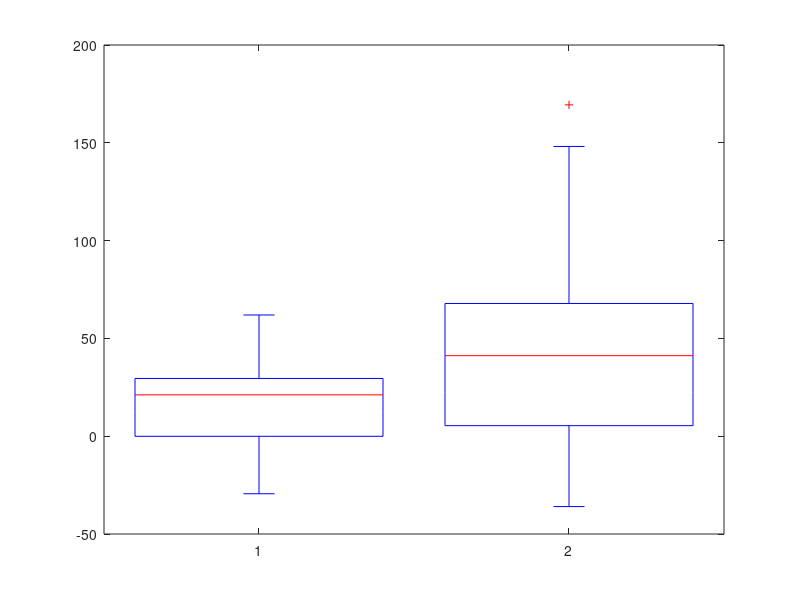

Reproduce this figure in MATLAB. (Note: this script raises an error after producing the figure.)
%% figure 3D

load('LFP_headmovements')

% subtract baselines
LFP_std = LFP_headmovements.std - LFP_headmovements.std_baseline;
LFP_dev = LFP_headmovements.dev - LFP_headmovements.dev_baseline;
LFP_mov = LFP_headmovements.mov - LFP_headmovements.mov_baseline;

% plot the standard and deviant relative to movement
figure
boxplot([LFP_std'-LFP_mov',LFP_dev'-LFP_mov'])
hold on
swarmchart(ones(length(LFP_mov),1), LFP_std-LFP_mov, 'blue', 'filled', 'XJitterWidth',0.2, 'MarkerFaceAlpha',0.4)
swarmchart(2*ones(length(LFP_mov),1), LFP_dev-LFP_mov, 'red', 'filled', 'XJitterWidth',0.2, 'MarkerFaceAlpha',0.4)
yline(0,'--')
title(append('Vis response-movement response, N=', string(length(LFP_mov))), 'Interpreter','none')
xticklabels({'Standard', 'Deviant'})

% calculate p-values, same as paired ttest(LFP_dev,LFP_mov)
[~,p_dev] = ttest(LFP_dev-LFP_mov);
[~,p_std] = ttest(LFP_std-LFP_mov);
